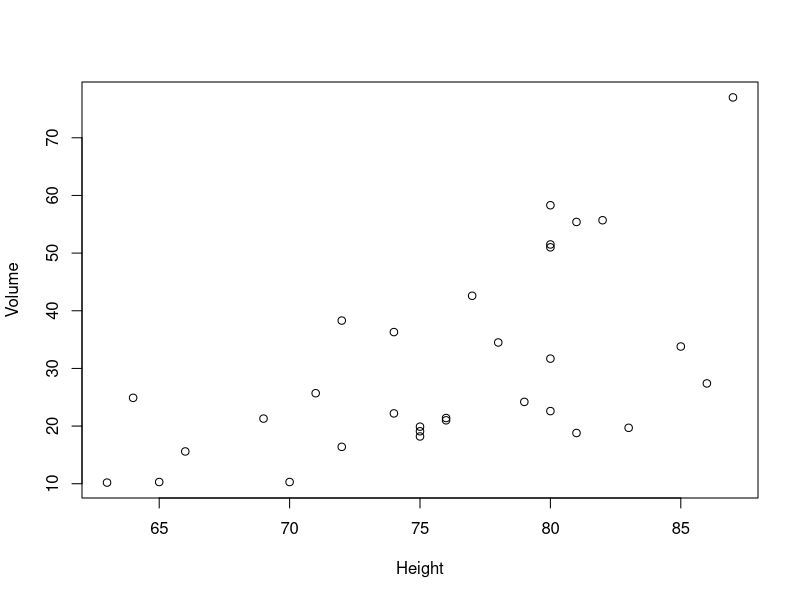
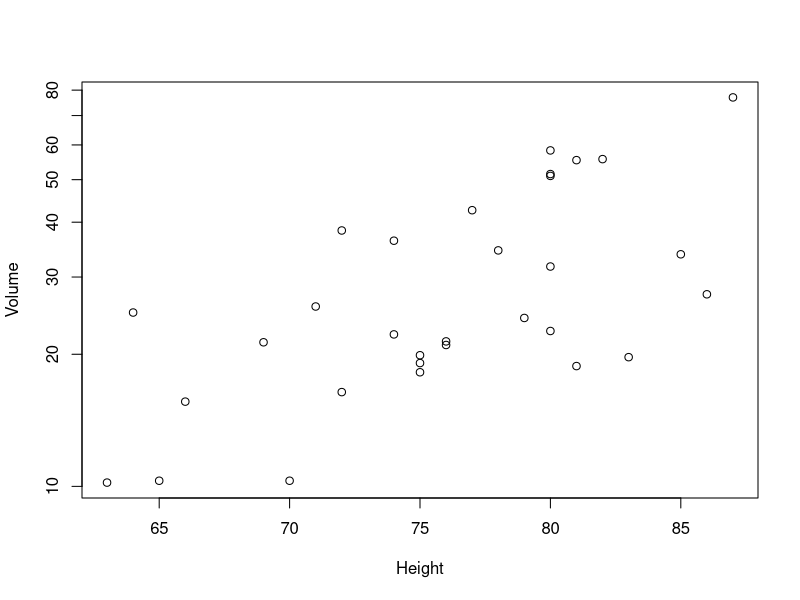

Here is the R script that generated these plots, in order:
## ---- chunk 1
knitr::opts_chunk$set(echo = TRUE, eval = FALSE)
## ---- chunk 2
6*12
x <- 100
x + 7
## ---- chunk 3
install.packages("MASS")
## ---- chunk 4
library(tidyverse)
## ---- chunk 5
data("trees")
view(trees)
?trees
## ---- chunk 6
summary(trees)
## ---- chunk 7
plot(Volume~Height, data=trees)
plot(Volume~Height, data=trees, log="y")
## ---- chunk 8
x <- c(1,3,8,9,100,NA)
x
median(x)
## ---- chunk 9
?median
## ---- chunk 10
median(x, na.rm=TRUE)
